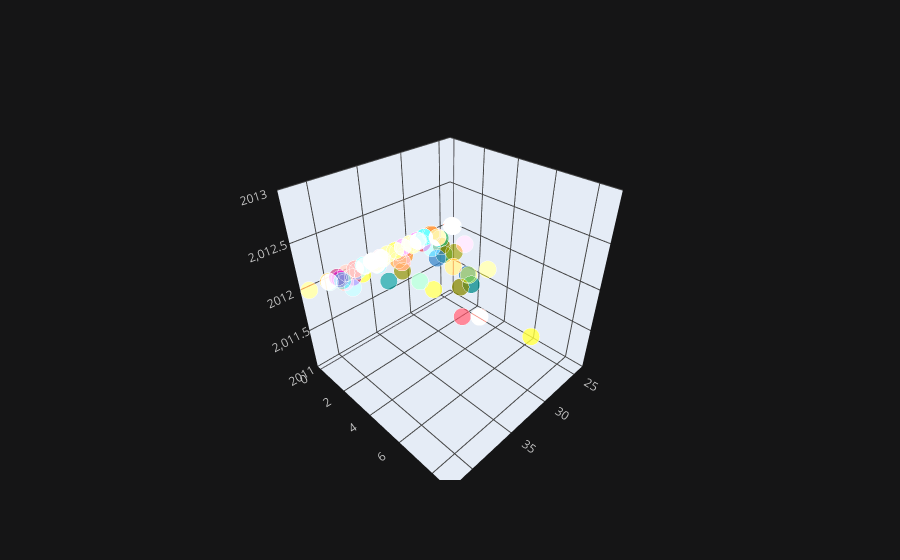

This figure's notebook cell:
### Code cell
df.iplot(x = 'Temperature', y = 'Rain ', z = 'year', kind = 'scatter3d')
